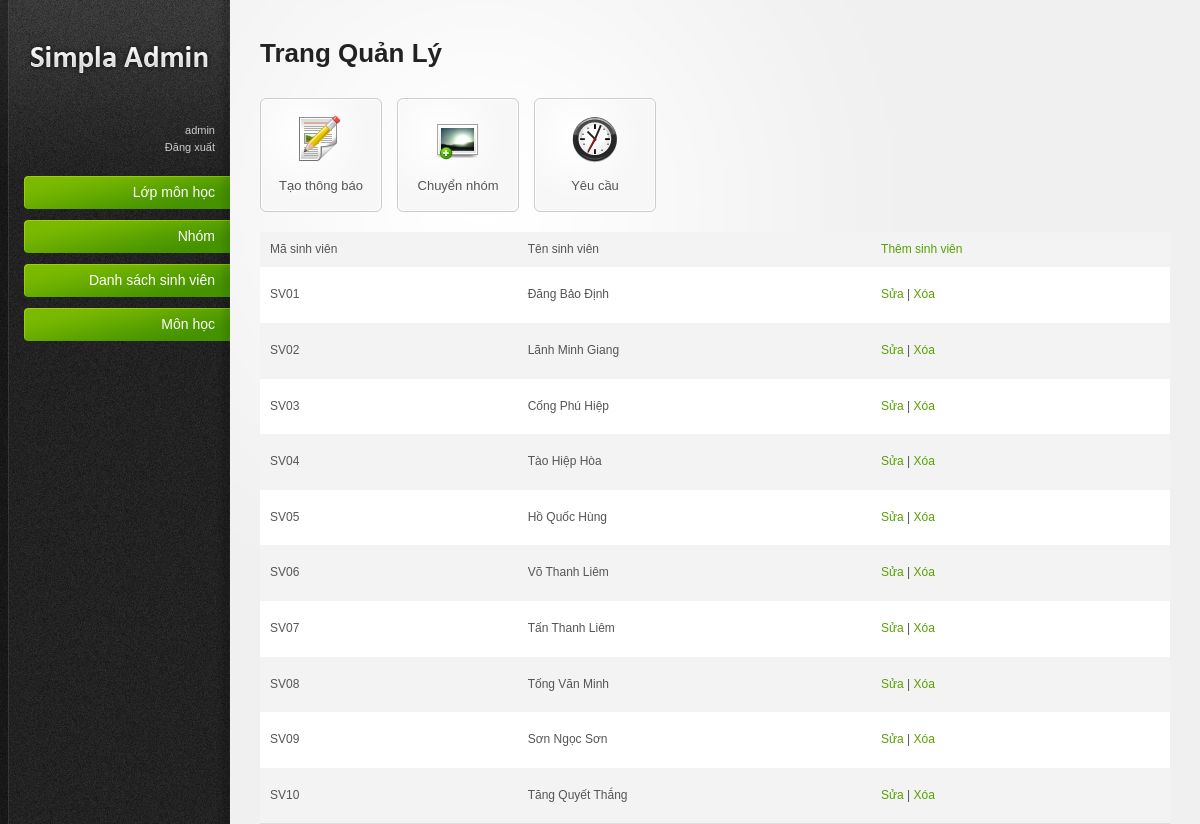
/admin/index.php?quanly=ds_sv&id_gv=admin (signed in), run on the app's committed database.
### tables this page shows
CREATE TABLE IF NOT EXISTS `sinhvien` (
  `id_sv` varchar(10) NOT NULL,
  `ten_sv` varchar(50) NOT NULL,
  `gioitinh_sv` tinyint(1) NOT NULL,
  `ngaysinh_sv` date NOT NULL,
  `cmnd_sv` decimal(10,0) NOT NULL,
  `id_khoa` varchar(10) NOT NULL,
  `pw_sv` varchar(20) NOT NULL,
  PRIMARY KEY (`id_sv`),
  UNIQUE KEY `cmnd_sv` (`cmnd_sv`),
  KEY `id_khoa` (`id_khoa`)
);

### admin/subpage/ds_sv.php (the view, shortened to what this page needs)
<?php
if($_SESSION['id_gv']=='admin')
{
	?>
	<table border="1">
	<tr>
		<td>Mã sinh viên </td>
		<td>Tên sinh viên</td>
		<td><a href="index.php?quanly=them_sv">Thêm sinh viên</td>
	</tr>
	<?php
		$sv = $obj->query("SELECT * from sinhvien");
		$dt= $sv->fetchAll();
		foreach ($dt as $key => $value) {
	?>
	<tr>
		<td><ul><?php echo $value['id_sv']?></ul></td>
		<td><ul><?php echo $value['ten_sv'] ?></ul></td>
		<td><ul><a href="index.php?quanly=sua_sv&id_sv=<?php echo $value['id_sv']?>">Sửa </a>| <a onclick="return window.confirm('Bạn muốn xóa không');" href="index.php?quanly=xoa_sv&id_sv=<?php echo $value['id_sv']?>"> Xóa</a></ul></td>
	<?php
	}
	?>
	</tr>
	</table>
<?php
}
?>

### admin/resources/css/style.css (style rules this page uses)
html { font-size: 100%; height: 100%; margin-bottom: 1px; }
body { font-family: Arial, Helvetica, sans-serif; color: #555; background: #f0f0f0 url('../images/bg-body.gif') top left repeat-y; font-size: 12px; }
a { color: #57a000; text-decoration: none; }
#main-content ul, #main-content ol { padding: 10px 0; }
#main-content table { width: 100%; border-collapse: collapse; }
#main-content tbody tr { background: #fff; }
#main-content tbody tr.alt-row { background: #f3f3f3; }
#main-content table td, #main-content table th { padding: 10px; line-height: 1.3em; }

### data on the page
sinhvien: id_sv "SV01", ten_sv "Đăng Bảo Ðịnh"
sinhvien: id_sv "SV02", ten_sv "Lãnh Minh Giang"
sinhvien: id_sv "SV03", ten_sv "Cống Phú Hiệp"
sinhvien: id_sv "SV04", ten_sv "Tào Hiệp Hòa"
sinhvien: id_sv "SV05", ten_sv "Hồ Quốc Hùng"
sinhvien: id_sv "SV06", ten_sv "Võ Thanh Liêm"
sinhvien: id_sv "SV07", ten_sv "Tấn Thanh Liêm"
sinhvien: id_sv "SV08", ten_sv "Tống Văn Minh"
sinhvien: id_sv "SV09", ten_sv "Sơn Ngọc Sơn"
sinhvien: id_sv "SV10", ten_sv "Tăng Quyết Thắng"

### other printed values
$_SESSION['admin'] "admin"
